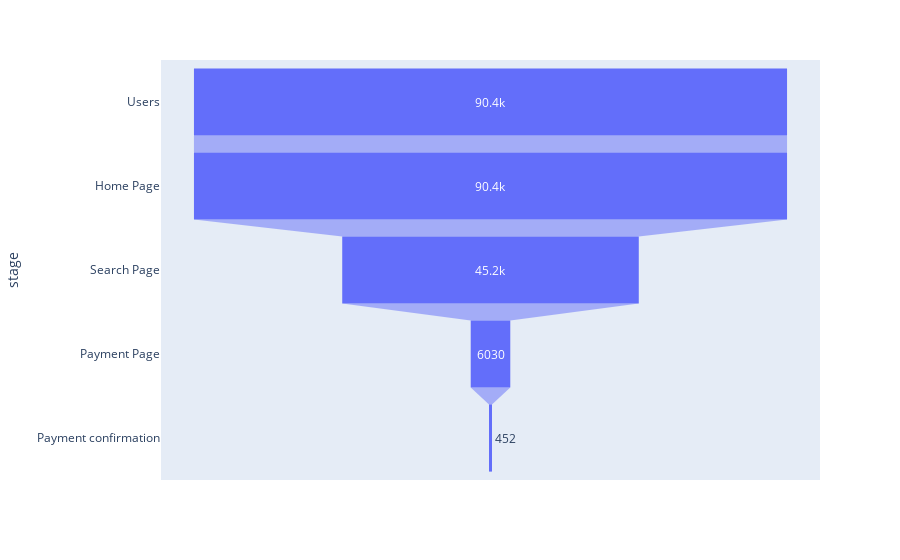

Write notebook code for a chart like this one.
### Markdown cell above
### Ploting a funnel chart to see user conversion rate.

### Code cell
import plotly.express as px
data = dict(
    number=[users.count()[0],home_page.count()[0], search_page.count()[0], payment_page.count()[0], payment_confirmation.count()[0]],
    stage=["Users", "Home Page", "Search Page", "Payment Page", "Payment confirmation"])
fig = px.funnel(data, x='number', y='stage')
fig.show()

### Figure 1 — Plotly figure (JSON) as saved in the notebook; plotly's stock layout.template omitted (floating-point values rounded to 4 significant figures)
{"data": [{"hovertemplate": "number=%{x}<br>stage=%{y}<extra></extra>", "legendgroup": "", "marker": {"color": "#636efa"}, "name": "", "orientation": "h", "showlegend": false, "type": "funnel", "x": [90400, 90400, 45200, 6030, 452], "xaxis": "x", "y": ["Users", "Home Page", "Search Page", "Payment Page", "Payment confirmation"], "yaxis": "y"}], "layout": {"legend": {"tracegroupgap": 0}, "margin": {"t": 60}, "xaxis": {"anchor": "y", "domain": [0, 1], "title": {"text": "number"}}, "yaxis": {"anchor": "x", "domain": [0, 1], "title": {"text": "stage"}}}}
